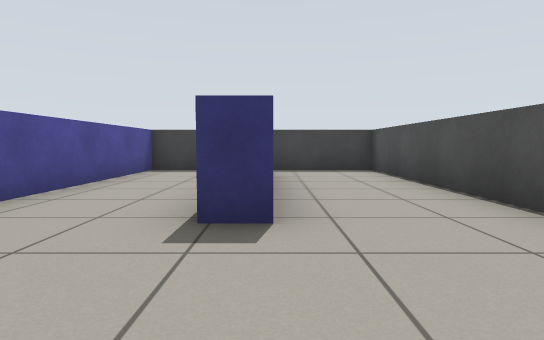
view 1 (above)

24 first-person views from a walk through a world built for the Gazebo simulator. The camera is 0.62 m above the floor, tilts 4° down and sees 75° across. The floor is counted in squares, 1 m on a side. Each view is taken from the middle of a square. On the plan, view 1 faces up. The plan holds only what a view shows up to about 10 squares ahead; the rest is blank.

view 2
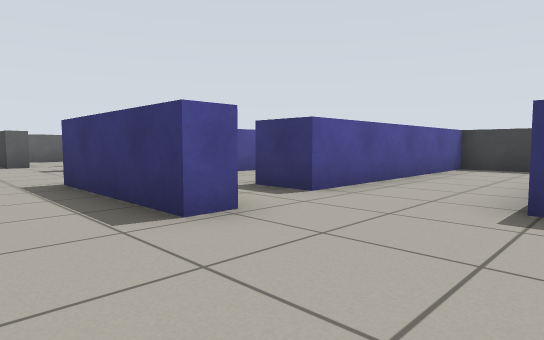

view 3
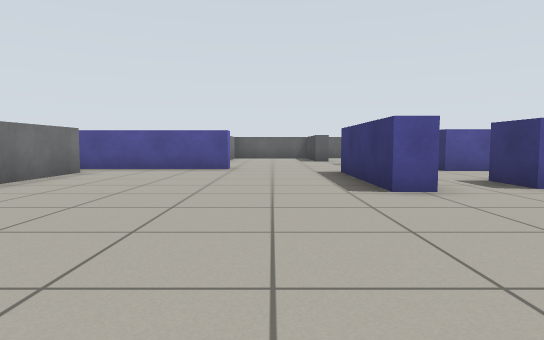

view 4
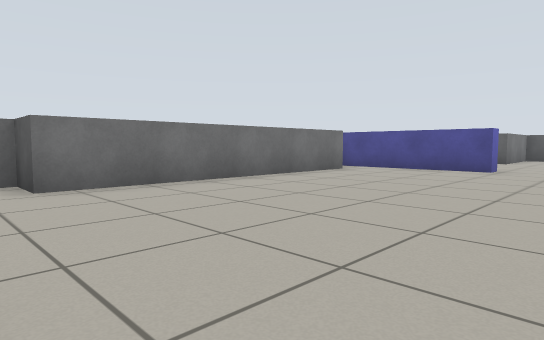

view 5
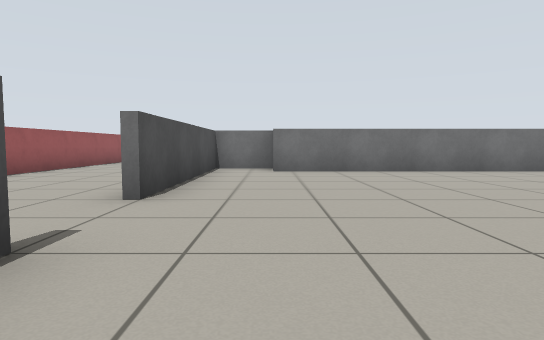

view 6
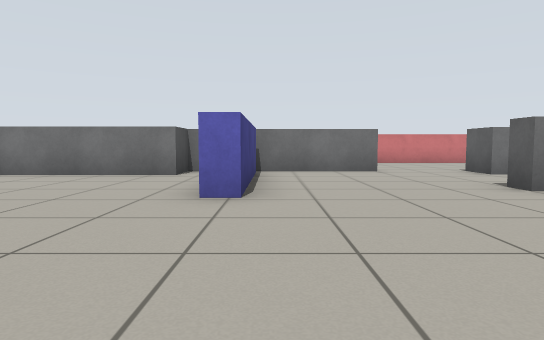

view 7
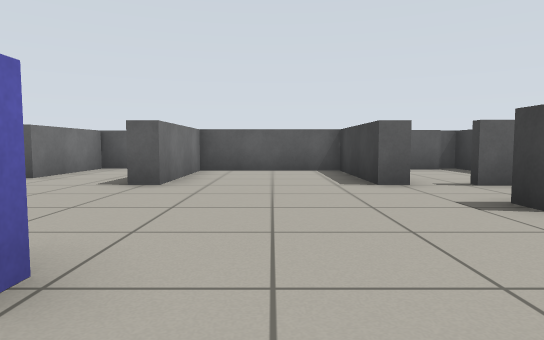

view 8
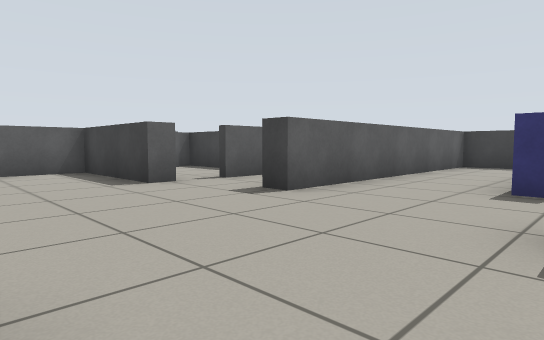

view 9
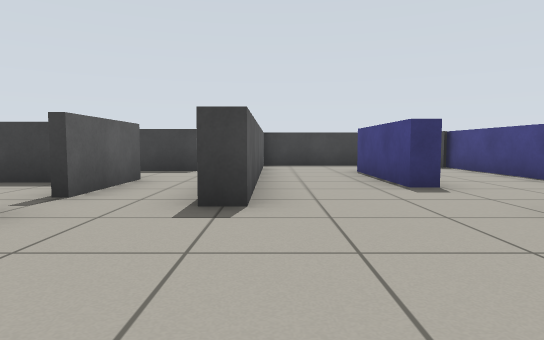

view 10
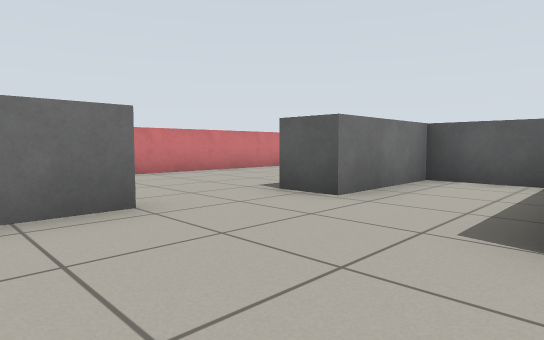

view 11
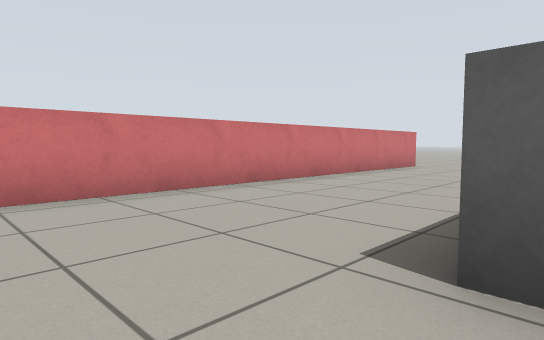

view 12
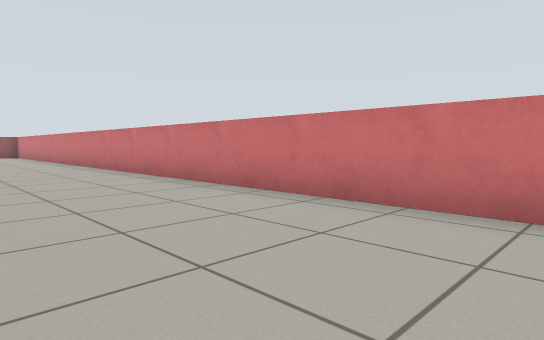

view 13
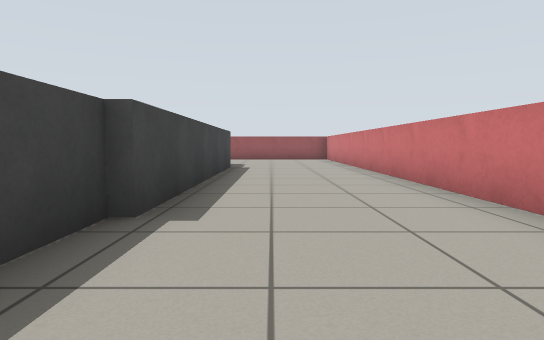

view 14
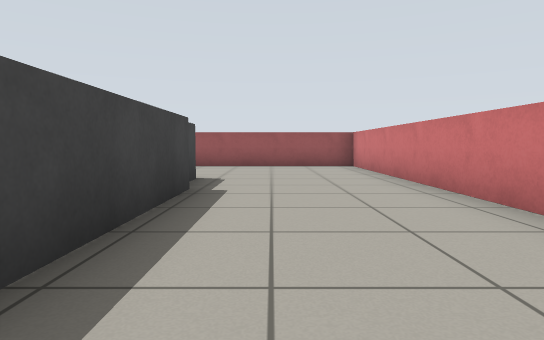

view 15
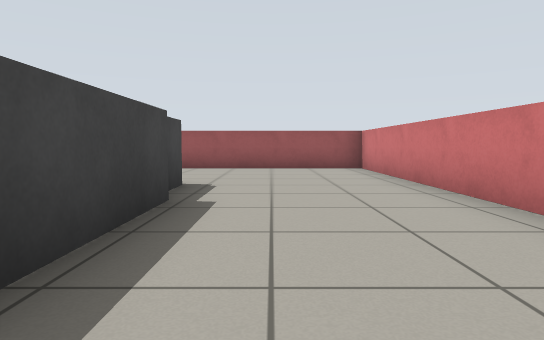

view 16
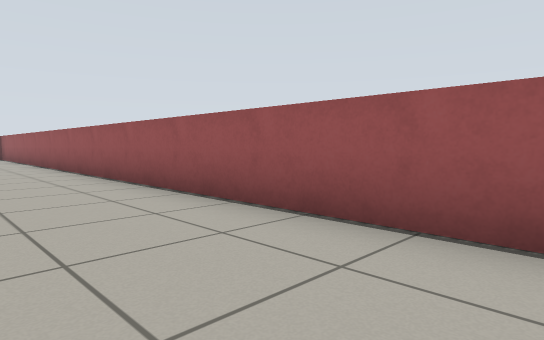

view 17
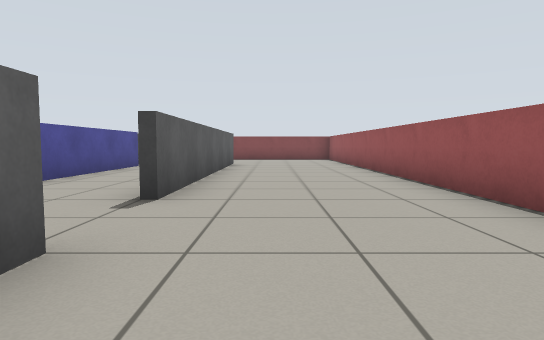

view 18
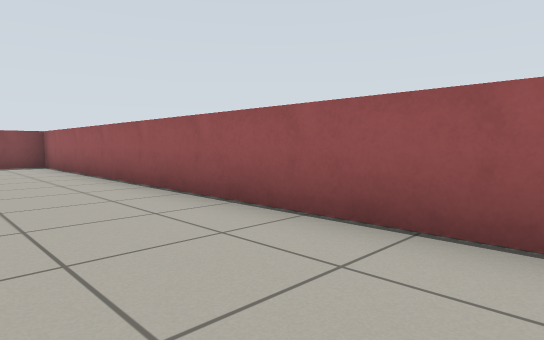

view 19
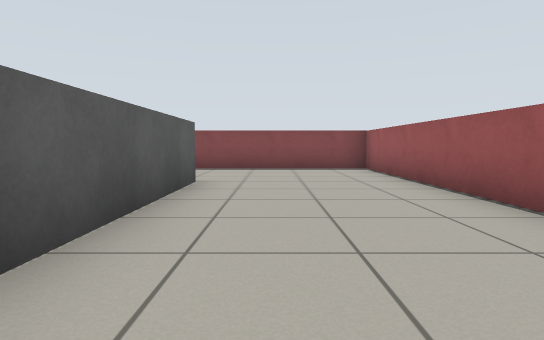

view 20
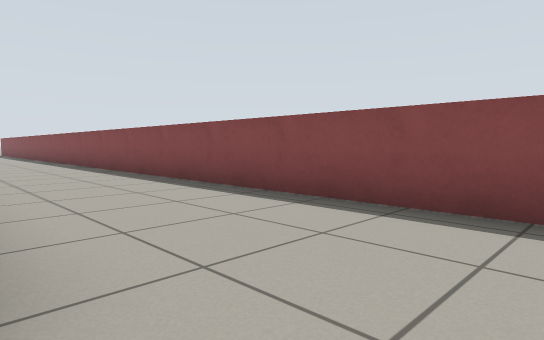

view 21
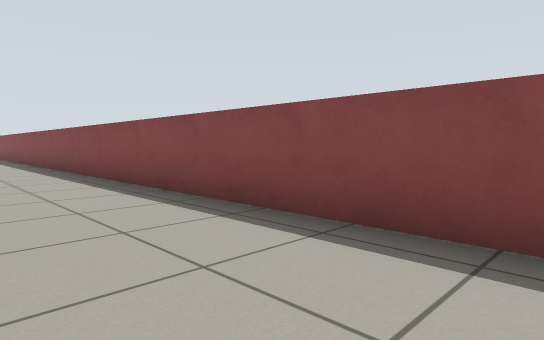

view 22
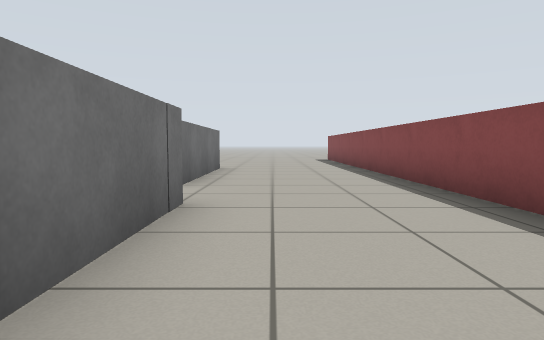

view 23
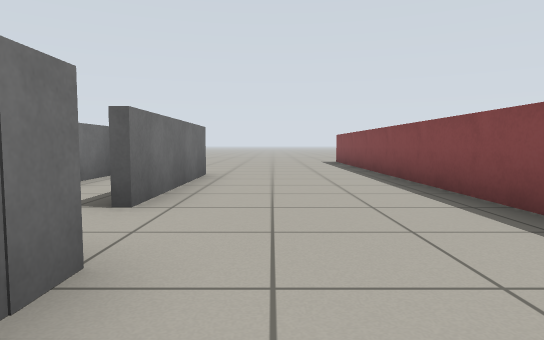

view 24
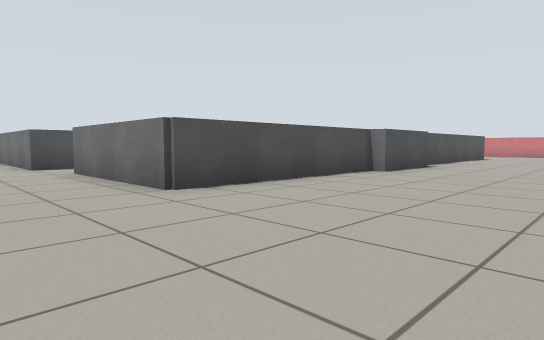

### Floor plan
Ten units are one square. View 1 is at (0, 0); x grows to the right and y downward. Boxes are objects, and circles mark ways between rooms. Rooms are numbered by the first view taken in them; rooms with no view inside come last. Other rooms are left out.
<svg viewBox="-214 -129 284 238">
<path fill="none" stroke="#000" d="M-65 -32 -70 -32 -70 -64M-27 -12 -27 -6 -62 -6M-115 -12 -115 -6 -146 -6 -146 27 -115 27 -115 32M-76 58 -76 21 -71 21 -71 60M1 -28 -6 -28M-115 -45 -115 -21M-106 64 -60 64 -60 53 10 53 10 64 25 64 25 10M-108 -65 -122 -65M-80 -88 -92 -88 -92 -16 -98 -16M25 -31 25 -88 0 -88M0 -71 0 -31M-154 38 -154 56M-154 53 -127 53M-160 -8 -160 -32M-156 -32 -156 -86 -115 -86M-127 53 -127 65M-98 -80 -98 -90 -71 -90M-209 104 65 104 65 -124 -181 -124M-60 66 -72 66M10 68 -61 68M25 66 18 66M27 -90 27 -10M-65 -50 -65 -32M-15 -88 -30 -88M-150 -34 -150 -25M-126 -39 -154 -39"/>
<rect x="-45" y="-85" width="20" height="60" fill="#bbb"><title>blue box</title></rect>
<circle cx="-100" cy="-80" r="3" fill="#2a7"/>
<circle cx="-115" cy="65" r="3" fill="#2a7"/>
<circle cx="30" cy="5" r="3" fill="#2a7"/>
<circle cx="-35" cy="-25" r="3" fill="#2a7"/>
<circle cx="-70" cy="-75" r="3" fill="#2a7"/>
<circle cx="0" cy="-80" r="3" fill="#2a7"/>
<circle cx="-120" cy="-20" r="3" fill="#2a7"/>
<text x="-60" y="0">1</text>
<text x="-160" y="0">2</text>
<text x="-40" y="-50">3</text>
<text x="-140" y="-30">4</text>
</svg>
Room 1 opens to room 2. Room 1 opens to room 3. Room 1 opens to room 4.

Where each view was taken, in squares from view 1:
view 1: 0 up, 0 right, facing up
view 2: 1 down, 0 right, facing up-left
view 3: 1 down, 2 right, facing left
view 4: 0 up, 2 right, facing down-left
view 5: 3 up, 1 right, facing down
view 6: 2 up, 8 left, facing down
view 7: 1 down, 6 left, facing left
view 8: 2 down, 6 left, facing up-left
view 9: 2 down, 9 left, facing up
view 10: 3 down, 9 left, facing down-left
view 11: 6 down, 11 left, facing down-left
view 12: 7 down, 14 left, facing down-right
view 13: 8 down, 9 left, facing right
view 14: 8 down, 4 left, facing right
view 15: 8 down, 3 left, facing right
view 16: 6 down, 4 right, facing up-right
view 17: 3 down, 4 right, facing up
view 18: 1 up, 4 right, facing up-right
view 19: 3 up, 4 right, facing up
view 20: 9 up, 4 right, facing up-left
view 21: 10 up, 2 left, facing up-left
view 22: 10 up, 6 left, facing left
view 23: 10 up, 8 left, facing left
view 24: 11 up, 20 left, facing down-right
